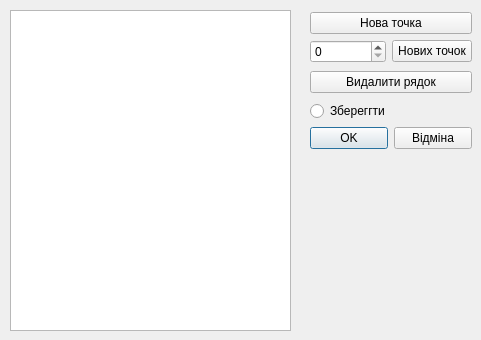
<?xml version="1.0" encoding="UTF-8"?>
<ui version="4.0">
 <class>NewDataDialog</class>
 <widget class="QDialog" name="NewDataDialog">
  <property name="geometry">
   <rect>
    <x>0</x>
    <y>0</y>
    <width>481</width>
    <height>340</height>
   </rect>
  </property>
  <property name="windowTitle">
   <string>Dialog</string>
  </property>
  <widget class="QTableWidget" name="tableWidget">
   <property name="geometry">
    <rect>
     <x>10</x>
     <y>10</y>
     <width>281</width>
     <height>321</height>
    </rect>
   </property>
  </widget>
  <widget class="QWidget" name="layoutWidget">
   <property name="geometry">
    <rect>
     <x>310</x>
     <y>10</y>
     <width>162</width>
     <height>141</height>
    </rect>
   </property>
   <layout class="QGridLayout" name="gridLayout_4">
    <item row="2" column="0">
     <layout class="QGridLayout" name="gridLayout_3">
      <item row="0" column="0" colspan="2">
       <widget class="QRadioButton" name="radioButton">
        <property name="text">
         <string>Збереггти</string>
        </property>
       </widget>
      </item>
      <item row="1" column="0">
       <widget class="QPushButton" name="pushButton_Accepted">
        <property name="text">
         <string>OK</string>
        </property>
       </widget>
      </item>
      <item row="1" column="1">
       <widget class="QPushButton" name="pushButton_Rejected">
        <property name="text">
         <string>Вiдмiна</string>
        </property>
       </widget>
      </item>
     </layout>
    </item>
    <item row="0" column="0">
     <layout class="QGridLayout" name="gridLayout_2">
      <item row="1" column="0">
       <layout class="QGridLayout" name="gridLayout">
        <item row="0" column="0">
         <widget class="QSpinBox" name="spinBox"/>
        </item>
        <item row="0" column="1">
         <widget class="QPushButton" name="pushButton">
          <property name="text">
           <string>Нових точок</string>
          </property>
         </widget>
        </item>
       </layout>
      </item>
      <item row="0" column="0">
       <widget class="QPushButton" name="addDot">
        <property name="text">
         <string>Нова точка</string>
        </property>
       </widget>
      </item>
     </layout>
    </item>
    <item row="1" column="0">
     <widget class="QPushButton" name="pushButton_DeleteRow">
      <property name="text">
       <string>Видалити рядок</string>
      </property>
     </widget>
    </item>
   </layout>
  </widget>
 </widget>
 <tabstops>
  <tabstop>tableWidget</tabstop>
 </tabstops>
 <resources/>
 <connections/>
</ui>
